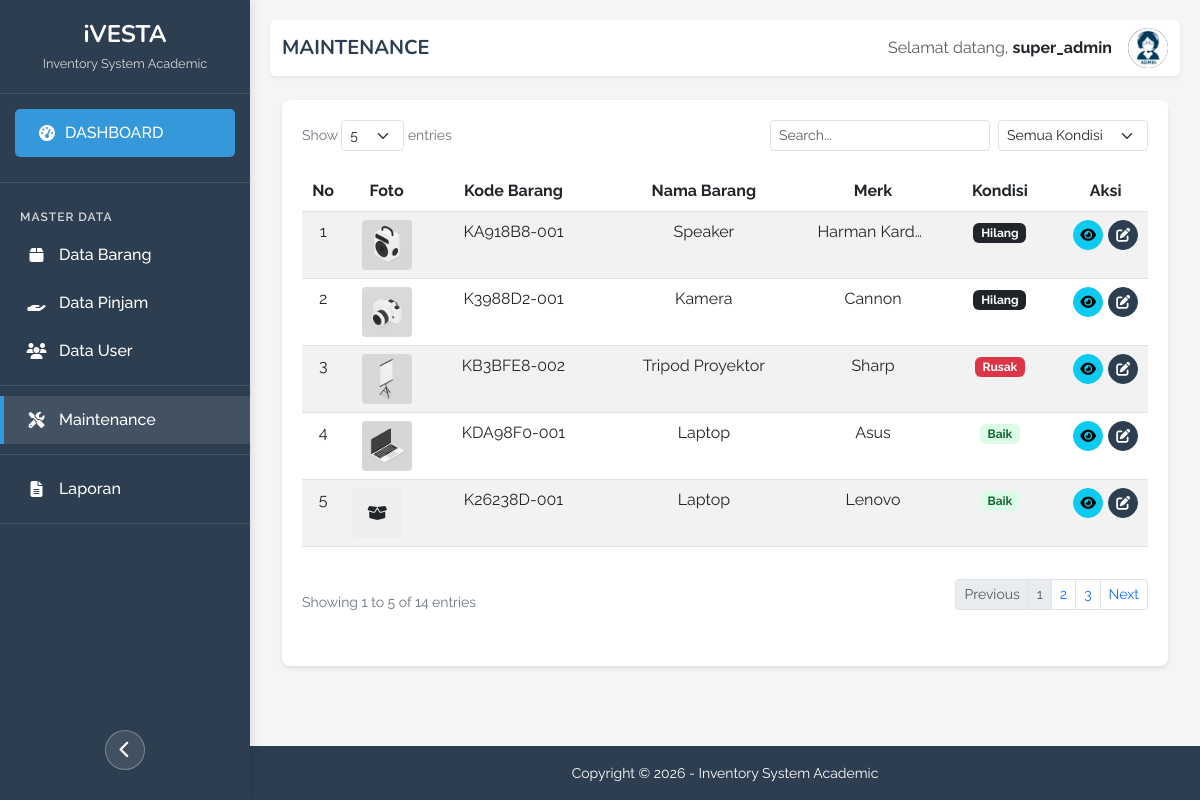
/admin/masterData/Maintenance.php (signed in), run on the app's committed database.
### tables this page shows
CREATE TABLE `t_barang_detail` (
  `id_detail` int(11) NOT NULL,
  `id_barang` int(11) NOT NULL,
  `kode_barang` varchar(20) NOT NULL,
  `kondisi` enum('Baik','Rusak','Hilang') NOT NULL DEFAULT 'Baik',
  `status` enum('Tersedia','Dipinjam','Menunggu Verifikasi','Hilang','Dibooking') DEFAULT 'Tersedia',
  `tanggal_rusak` datetime DEFAULT NULL,
  `tanggal_hilang` datetime DEFAULT NULL,
  `tanggal_maintenance` datetime DEFAULT NULL,
  `note` text DEFAULT NULL
);

CREATE TABLE `t_barang` (
  `id_barang` int(11) NOT NULL,
  `nama_barang` varchar(100) NOT NULL,
  `merk` varchar(50) NOT NULL,
  `unit` int(11) NOT NULL DEFAULT 1,
  `foto_barang` varchar(100) DEFAULT NULL,
  `tanggal_input` timestamp NOT NULL DEFAULT current_timestamp(),
  `milik` enum('Prodi','Lab','Lab 1','Lab 2','Lab 3') NOT NULL DEFAULT 'Prodi'
);

### admin/masterData/Maintenance.php (the view, shortened to what this page needs)
<?php
require "../../koneksi.php";
$entries_per_page = isset($_GET['entries']) ? (int) $_GET['entries'] : 5;
$current_page = isset($_GET['page']) ? (int) $_GET['page'] : 1;
$offset = ($current_page - 1) * $entries_per_page;
$search = isset($_GET['search']) ? mysqli_real_escape_string($conn, $_GET['search']) : '';
$filter_kondisi = isset($_GET['kondisi']) ? mysqli_real_escape_string($conn, $_GET['kondisi']) : '';
$search_condition = $search ? "AND (b.nama_barang LIKE '%$search%' OR bd.kode_barang LIKE '%$search%')" : '';
$filter_condition = $filter_kondisi ? "AND bd.kondisi = '$filter_kondisi'" : '';
$total_query = "SELECT COUNT(*) AS total
                FROM t_barang_detail bd
                JOIN t_barang b ON bd.id_barang = b.id_barang
                WHERE 1=1 $search_condition $filter_condition";
$total_result = mysqli_query($conn, $total_query);
$total_rows = mysqli_fetch_assoc($total_result)['total'];
$total_pages = ceil($total_rows / $entries_per_page);
$range = 2;
$start_page = max(1, $current_page - $range);
$end_page = min($total_pages, $current_page + $range);
$query = "SELECT bd.id_detail, bd.kode_barang, bd.kondisi, bd.tanggal_rusak, bd.tanggal_maintenance,
                 b.id_barang, b.nama_barang, b.merk, b.foto_barang, b.tanggal_input, b.milik,
                 (SELECT p.keterangan FROM t_pinjam p WHERE p.id_detail = bd.id_detail ORDER BY p.tanggal_pinjam DESC LIMIT 1) AS keterangan
          FROM t_barang_detail bd
          JOIN t_barang b ON bd.id_barang = b.id_barang
          WHERE 1=1 $search_condition $filter_condition
          ORDER BY bd.kondisi DESC, bd.tanggal_rusak DESC
          LIMIT $offset, $entries_per_page";
$result = mysqli_query($conn, $query);
?>
<!DOCTYPE html>
<html lang="en">
<head>
    <link href="https://cdn.jsdelivr.net/npm/bootstrap@5.3.0/dist/css/bootstrap.min.css" rel="stylesheet">
    <link rel="stylesheet" href="https://cdnjs.cloudflare.com/ajax/libs/font-awesome/6.4.0/css/all.min.css">
    <link rel="stylesheet" href="../../assets/css/style.css">
</head>
<body>
    <div class="sidebar" id="sidebar">
        <div class="sidebar-header">
            <h4>iVESTA</h4>
            <p>Inventory System Academic</p>
        </div>
        <div class="sidebar-menu">
            <a href="/ivesta/admin/index.php" class="dashboard-btn">
                <i class="fas fa-tachometer-alt"></i>
                <span>DASHBOARD</span>
            </a>
            <div class="menu-divider"></div>
            <div class="menu-title">
                <span>MASTER DATA</span>
            </div>
            <a href="dataBarang.php">
                <i class="fas fa-box menu-icon"></i>
                <span>Data Barang</span>
            </a>
            <a href="dataPinjam.php">
                <i class="fas fa-hand-holding menu-icon"></i>
                <span>Data Pinjam</span>
            </a>
            <a href="dataUser.php">
                <i class="fas fa-users menu-icon"></i>
                <span>Data User</span>
            </a>
            <div class="menu-divider"></div>
            <a href="#" class="active">
                <i class="fas fa-tools menu-icon"></i>
                <span>Maintenance</span>
            </a>
            <div class="menu-divider"></div>
            <a href="Laporan.php">
                <i class="fas fa-file-alt menu-icon"></i>
                <span>Laporan</span>
            </a>
            <div class="menu-divider"></div>
            <div class="toggle-container">
                <button class="toggle-sidebar" id="toggleSidebar" title="Toggle Sidebar">
                    <i class="fas fa-chevron-left"></i>
                </button>
            </div>
        </div>
    </div>
    <div class="main-content" id="mainContent">
        <nav class="navbar navbar-expand-lg navbar-light bg-white mb-4 rounded shadow-sm">
            <div class="container-fluid">
                <span class="navbar-brand">MAINTENANCE</span>
                <div class="d-flex align-items-center position-relative">
                    <div class="me-3">
                        <span class="text-muted">Selamat datang,</span>
                        <span class="fw-bold"><?= htmlspecialchars($_SESSION['fullName']) ?></span>
                    </div>
                    <div class="user-profile" id="userProfile"
                        style="overflow: hidden; border-radius: 50%; width: 40px; height: 40px; text-align: center; line-height: 40px; font-weight: bold; color: white; background: #6c757d; cursor: pointer;">
                        <?php
                        $foto = $_SESSION['fotoP'] ?? '';
                        $fotoPath = realpath(__DIR__ . '/../../assets/profiles/' . $foto);
                        if ($foto && file_exists($fotoPath)) {
                            echo '<img src="../../assets/profiles/' . htmlspecialchars($foto) . '" alt="Foto Profil" style="width: 100%; height: 100%; object-fit: cover;">';
                        } else {
                            echo strtoupper(substr($_SESSION['fullName'], 0, 1));
                        }
                        ?>
                    </div>
                </div>
            </div>
        </nav>
        <div class="container-fluid">
            <div class="table-container">
                <div class="table-header">
                    <div class="entries-info">
                        Show
                        <select class="form-select form-select-sm d-inline-block w-auto" id="entriesPerPage">
                            <option value="5" <?= $entries_per_page == 5 ? 'selected' : '' ?>>5</option>
                        </select>
                        entries
                    </div>
                    <div class="table-controls">
                        <div class="d-flex align-items-center gap-2 flex-wrap">
                            <div class="search-box" style="min-width: 220px;">
                                <form method="get" class="d-flex" id="searchForm">
                                    <input type="text" name="search" class="form-control form-control-sm"
                                        placeholder="Search..." value="<?= htmlspecialchars($search) ?>"
                                        id="searchInput" autocomplete="off">
                                </form>
                            </div>
                            <div style="min-width: 150px;">
                                <select class="form-select form-select-sm filter-select" name="kondisi"
                                    id="filterKondisi">
                                    <option value="">Semua Kondisi</option>
                                </select>
                            </div>
                        </div>
                    </div>
                </div>
                <div class="table-responsive">
                    <table class="table table-striped table-hover table-fixed">
                        <thead>
                            <tr>
                                <th style="width: 5%" class="text-center">No</th>
                                <th style="width: 10%" class="text-center">Foto</th>
                                <th style="width: 20%" class="text-center">Kode Barang</th>
                                <th style="width: 25%" class="text-center">Nama Barang</th>
                                <th style="width: 15%" class="text-center">Merk</th>
                                <th style="width: 15%" class="text-center">Kondisi</th>
                                <th style="width: 10%" class="text-center">Aksi</th>
                            </tr>
                        </thead>
                        <tbody>
                            <?php if (mysqli_num_rows($result) > 0): ?>
                                <?php
                                $no = $offset + 1;
                                while ($row = mysqli_fetch_assoc($result)):
                                    ?>
                                    <tr>
                                        <td class="text-center"><?= $no ?></td>
                                        <td class="text-center">
                                            <?php if (!empty($row['foto_barang'])): ?>
                                                <img src="../../assets/barang/<?= htmlspecialchars($row['foto_barang']) ?>"
                                                    class="profile-img" alt="Foto Barang">
                                            <?php else: ?>
                                                <div class="no-photo">
                                                    <i class="fas fa-box-open"></i>
                                                </div>
                                            <?php endif; ?>
                                        </td>
                                        <td class="text-center"><?= htmlspecialchars($row['kode_barang']) ?></td>
                                        <td class="text-center"><?= htmlspecialchars($row['nama_barang']) ?></td>
                                        <td class="text-center"><?= htmlspecialchars($row['merk']) ?></td>
                                        <td class="text-center">
                                            <?php
                                            $badgeClass = '';
                                            switch ($row['kondisi']) {
                                                case 'Baik':
                                                    $badgeClass = 'badge bg-success';
                                                    break;
                                                case 'Rusak':
                                                    $badgeClass = 'badge bg-danger';
                                                    break;
                                                case 'Hilang':
                                                    $badgeClass = 'badge bg-dark';
                                                    break;
                                            }
                                            ?>
                                            <span class="badge <?= $badgeClass ?>">
                                                <?= htmlspecialchars($row['kondisi']) ?>
                                            </span>
                                        </td>
                                        <td class="text-center">
                                            <div class="action-buttons d-flex justify-content-center">
                                                <button class="btn btn-info btn-sm btn-action" data-bs-toggle="modal"
                                                    data-bs-target="#detailMaintenanceModal" data-id="<?= $row['id_detail'] ?>">
                                                    <i class="fas fa-eye"></i>
                                                </button>
                                                <button class="btn btn-primary btn-sm btn-action" data-bs-toggle="modal"
                                                    data-bs-target="#updateMaintenanceModal" data-id="<?= $row['id_detail'] ?>"
                                                    data-kondisi="<?= htmlspecialchars($row['kondisi']) ?>"
                                                    data-keterangan="<?= htmlspecialchars($row['keterangan'] ?? '') ?>"
                                                    data-tanggal-rusak="<?= $row['tanggal_rusak'] ?? '' ?>"
                                                    data-tanggal-hilang="<?= $row['tanggal_hilang'] ?? '' ?>">
                                                    <i class="fas fa-edit"></i>
                                                </button>
                                            </div>
                                        </td>
                                    </tr>
                                    <?php
                                    $no++;
                                endwhile;
                            else:
                                ?>
                                <tr>
                                    <td colspan="7" class="text-center py-4">Tidak ada data maintenance</td>
                                </tr>
                            <?php endif; ?>
                        </tbody>
                    </table>
                </div>
                <div class="table-footer d-flex justify-content-between align-items-center mt-3">
                    <div class="entries-info">
                        Showing <?= $offset + 1 ?> to <?= min($offset + $entries_per_page, $total_rows) ?> of
                        <?= $total_rows ?> entries
                    </div>
                    <nav>
                        <ul class="pagination pagination-sm">
                            <li class="page-item <?= $current_page <= 1 ? 'disabled' : '' ?>">
                                <a class="page-link"
                                    href="?page=<?= $current_page - 1 ?>&search=<?= urlencode($search) ?>&entries=<?= $entries_per_page ?>&kondisi=<?= urlencode($filter_kondisi) ?>">Previous</a>
                            </li>
                            <?php for ($i = $start_page; $i <= $end_page; $i++): ?>
                                <li class="page-item <?= $i == $current_page ? 'disabled' : '' ?>">
                                    <a class="page-link"
                                        href="?page=<?= $i ?>&search=<?= urlencode($search) ?>&entries=<?= $entries_per_page ?>&kondisi=<?= urlencode($filter_kondisi) ?>"><?= $i ?></a>
                                </li>
                            <?php endfor; ?>
                            <li class="page-item <?= $current_page >= $total_pages ? 'disabled' : '' ?>">
                                <a class="page-link"
                                    href="?page=<?= $current_page + 1 ?>&search=<?= urlencode($search) ?>&entries=<?= $entries_per_page ?>&kondisi=<?= urlencode($filter_kondisi) ?>">Next</a>
                            </li>
                        </ul>
                    </nav>
                </div>
            </div>
        </div>
    </div>
    <div class="footer" id="footer">
        <small>Copyright &copy; <?= date('Y'); ?> - Inventory System Academic</small>
    </div>
</body>
</html>

### admin/masterData/Maintenance.php (style rules this page uses)
.no-photo { width: 50px; height: 50px; background: #eee; display: flex; align-items: center; justify-content: center; border-radius: 4px; }
.profile-img { width: 50px; height: 50px; object-fit: cover; border-radius: 4px; }

### data on the page
t_barang_detail: id_barang.foto_barang (picture), kode_barang "KA918B8-001", id_barang.nama_barang "Speaker", id_barang.merk "Harman Kard…", kondisi "Hilang"
t_barang_detail: id_barang.foto_barang (picture), kode_barang "K3988D2-001", id_barang.nama_barang "Kamera", id_barang.merk "Cannon", kondisi "Hilang"
t_barang_detail: id_barang.foto_barang (picture), kode_barang "KB3BFE8-002", id_barang.nama_barang "Tripod Proyektor", id_barang.merk "Sharp", kondisi "Rusak"
t_barang_detail: id_barang.foto_barang (picture), kode_barang "KDA98F0-001", id_barang.nama_barang "Laptop", id_barang.merk "Asus", kondisi "Baik"
t_barang_detail: kode_barang "K26238D-001", id_barang.nama_barang "Laptop", id_barang.merk "Lenovo", kondisi "Baik"

### other printed values
$_SESSION['fullName'] "super_admin"
$offset + 1 "1"
min($offset + $entries_per_page, $total_rows) "5"
$total_rows "14"
